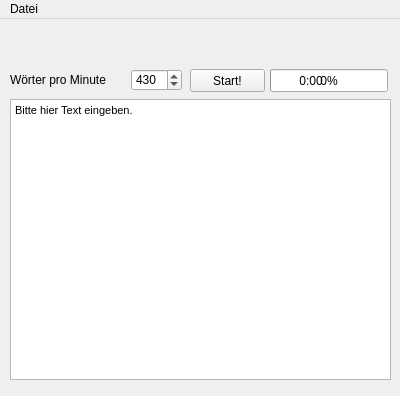
<?xml version="1.0" encoding="UTF-8"?>
<ui version="4.0">
 <class>MainWindow</class>
 <widget class="QMainWindow" name="MainWindow">
  <property name="geometry">
   <rect>
    <x>0</x>
    <y>0</y>
    <width>400</width>
    <height>396</height>
   </rect>
  </property>
  <property name="windowTitle">
   <string>Nischis fabulöser Speedreader 2</string>
  </property>
  <widget class="QWidget" name="centralWidget">
   <widget class="QLabel" name="textLabel">
    <property name="geometry">
     <rect>
      <x>10</x>
      <y>10</y>
      <width>381</width>
      <height>31</height>
     </rect>
    </property>
    <property name="font">
     <font>
      <pointsize>15</pointsize>
     </font>
    </property>
    <property name="text">
     <string/>
    </property>
   </widget>
   <widget class="QSpinBox" name="bps">
    <property name="geometry">
     <rect>
      <x>131</x>
      <y>50</y>
      <width>51</width>
      <height>22</height>
     </rect>
    </property>
    <property name="minimum">
     <number>1</number>
    </property>
    <property name="maximum">
     <number>2000</number>
    </property>
    <property name="singleStep">
     <number>10</number>
    </property>
    <property name="value">
     <number>430</number>
    </property>
   </widget>
   <widget class="QLabel" name="label_2">
    <property name="geometry">
     <rect>
      <x>10</x>
      <y>50</y>
      <width>121</width>
      <height>21</height>
     </rect>
    </property>
    <property name="text">
     <string>Wörter pro Minute</string>
    </property>
   </widget>
   <widget class="QProgressBar" name="progressBar">
    <property name="geometry">
     <rect>
      <x>270</x>
      <y>50</y>
      <width>118</width>
      <height>23</height>
     </rect>
    </property>
    <property name="value">
     <number>0</number>
    </property>
   </widget>
   <widget class="QPushButton" name="Start">
    <property name="geometry">
     <rect>
      <x>190</x>
      <y>50</y>
      <width>75</width>
      <height>23</height>
     </rect>
    </property>
    <property name="text">
     <string>Start!</string>
    </property>
   </widget>
   <widget class="QTextEdit" name="textEdit">
    <property name="geometry">
     <rect>
      <x>10</x>
      <y>80</y>
      <width>381</width>
      <height>281</height>
     </rect>
    </property>
    <property name="html">
     <string>&lt;!DOCTYPE HTML PUBLIC &quot;-//W3C//DTD HTML 4.0//EN&quot; &quot;http://www.w3.org/TR/REC-html40/strict.dtd&quot;&gt;
&lt;html&gt;&lt;head&gt;&lt;meta name=&quot;qrichtext&quot; content=&quot;1&quot; /&gt;&lt;style type=&quot;text/css&quot;&gt;
p, li { white-space: pre-wrap; }
&lt;/style&gt;&lt;/head&gt;&lt;body style=&quot; font-family:'MS Shell Dlg 2'; font-size:8.25pt; font-weight:400; font-style:normal;&quot;&gt;
&lt;p style=&quot; margin-top:0px; margin-bottom:0px; margin-left:0px; margin-right:0px; -qt-block-indent:0; text-indent:0px;&quot;&gt;Bitte hier Text eingeben.&lt;/p&gt;&lt;/body&gt;&lt;/html&gt;</string>
    </property>
   </widget>
   <widget class="QLabel" name="timeLabel">
    <property name="geometry">
     <rect>
      <x>286</x>
      <y>52</y>
      <width>50</width>
      <height>19</height>
     </rect>
    </property>
    <property name="text">
     <string>0:00</string>
    </property>
    <property name="alignment">
     <set>Qt::AlignCenter</set>
    </property>
   </widget>
  </widget>
  <widget class="QMenuBar" name="menuBar">
   <property name="geometry">
    <rect>
     <x>0</x>
     <y>0</y>
     <width>400</width>
     <height>21</height>
    </rect>
   </property>
   <widget class="QMenu" name="menuDatei">
    <property name="title">
     <string>Datei</string>
    </property>
    <addaction name="action_ffnen"/>
   </widget>
   <addaction name="menuDatei"/>
  </widget>
  <action name="action_ffnen">
   <property name="text">
    <string>Öffnen</string>
   </property>
  </action>
 </widget>
 <layoutdefault spacing="6" margin="11"/>
 <resources/>
 <connections/>
</ui>
